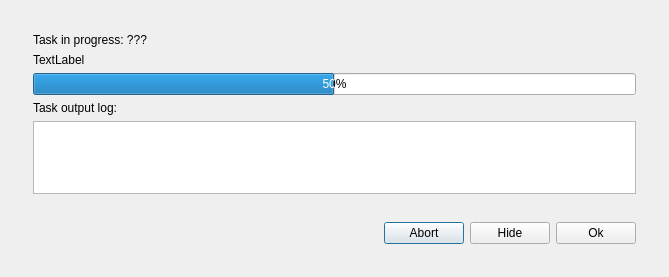
<?xml version="1.0" encoding="UTF-8"?>
<ui version="4.0">
 <class>ForegroundProcess</class>
 <widget class="QDialog" name="ForegroundProcess">
  <property name="geometry">
   <rect>
    <x>0</x>
    <y>0</y>
    <width>669</width>
    <height>277</height>
   </rect>
  </property>
  <property name="windowTitle">
   <string>Foreground process</string>
  </property>
  <layout class="QVBoxLayout" name="verticalLayout_2">
   <item>
    <layout class="QHBoxLayout" name="horizontalLayout">
     <property name="spacing">
      <number>0</number>
     </property>
     <property name="leftMargin">
      <number>0</number>
     </property>
     <property name="topMargin">
      <number>0</number>
     </property>
     <property name="rightMargin">
      <number>0</number>
     </property>
     <property name="bottomMargin">
      <number>0</number>
     </property>
     <item>
      <widget class="QWidget" name="widget" native="true">
       <layout class="QVBoxLayout" name="verticalLayout">
        <property name="spacing">
         <number>5</number>
        </property>
        <property name="leftMargin">
         <number>0</number>
        </property>
        <property name="topMargin">
         <number>0</number>
        </property>
        <property name="rightMargin">
         <number>0</number>
        </property>
        <property name="bottomMargin">
         <number>0</number>
        </property>
        <item>
         <widget class="QWidget" name="widget_2" native="true">
          <layout class="QVBoxLayout" name="verticalLayout_3">
           <item>
            <widget class="QWidget" name="widget_3" native="true">
             <layout class="QVBoxLayout" name="verticalLayout_4">
              <item>
               <widget class="QLabel" name="labelProcess">
                <property name="text">
                 <string>Task in progress: ???</string>
                </property>
               </widget>
              </item>
              <item>
               <widget class="QLabel" name="labelState">
                <property name="text">
                 <string>TextLabel</string>
                </property>
               </widget>
              </item>
              <item>
               <widget class="QProgressBar" name="progressBar">
                <property name="enabled">
                 <bool>true</bool>
                </property>
                <property name="minimum">
                 <number>0</number>
                </property>
                <property name="maximum">
                 <number>100</number>
                </property>
                <property name="value">
                 <number>50</number>
                </property>
                <property name="textVisible">
                 <bool>true</bool>
                </property>
               </widget>
              </item>
              <item>
               <widget class="QLabel" name="label">
                <property name="text">
                 <string>Task output log:</string>
                </property>
               </widget>
              </item>
              <item>
               <widget class="QTextEdit" name="outputLog">
                <property name="readOnly">
                 <bool>true</bool>
                </property>
               </widget>
              </item>
             </layout>
            </widget>
           </item>
           <item>
            <widget class="QWidget" name="widget_4" native="true">
             <layout class="QHBoxLayout" name="horizontalLayout_2">
              <item>
               <spacer name="horizontalSpacer">
                <property name="orientation">
                 <enum>Qt::Horizontal</enum>
                </property>
                <property name="sizeHint" stdset="0">
                 <size>
                  <width>40</width>
                  <height>20</height>
                 </size>
                </property>
               </spacer>
              </item>
              <item>
               <widget class="QPushButton" name="pushButtonAbort">
                <property name="text">
                 <string>Abort</string>
                </property>
                <property name="flat">
                 <bool>false</bool>
                </property>
               </widget>
              </item>
              <item>
               <widget class="QPushButton" name="pushButtonHide">
                <property name="text">
                 <string>Hide</string>
                </property>
               </widget>
              </item>
              <item>
               <widget class="QPushButton" name="pushButtonOk">
                <property name="text">
                 <string>Ok</string>
                </property>
               </widget>
              </item>
             </layout>
            </widget>
           </item>
          </layout>
         </widget>
        </item>
       </layout>
      </widget>
     </item>
    </layout>
   </item>
  </layout>
 </widget>
 <layoutdefault spacing="6" margin="11"/>
 <resources>
  <include location="../../Shared/Resources/icons.qrc"/>
 </resources>
 <connections/>
</ui>
